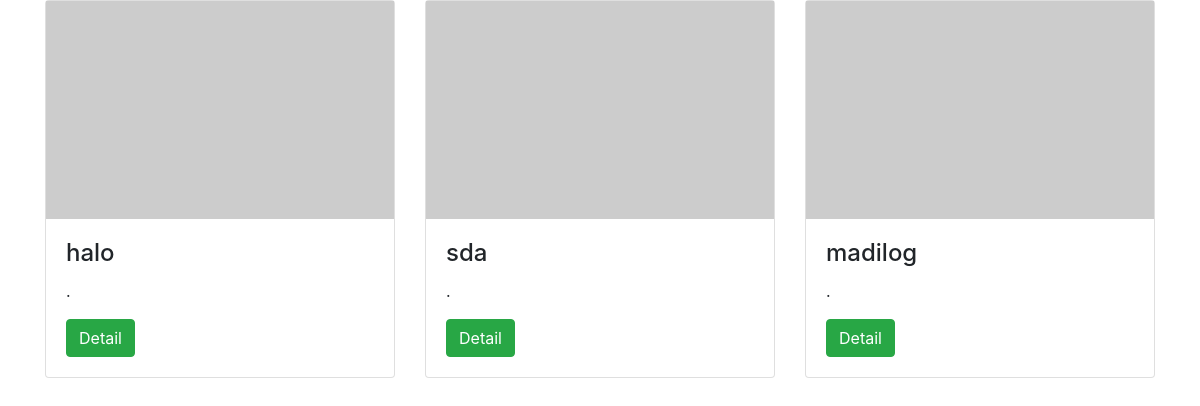
Screenshot of /admin/buku/buku.php with the database file from the repository.
### tables this page shows
CREATE TABLE `tbl_buku` (
  `id_buku` int(11) NOT NULL,
  `judul` varchar(50) NOT NULL,
  `pengarang` varchar(50) NOT NULL,
  `penerbit` varchar(50) NOT NULL,
  `tahun` varchar(50) NOT NULL,
  `isbn` varchar(10) NOT NULL,
  `lokasi` varchar(50) NOT NULL,
  `jumlah` int(11) NOT NULL
);

### admin/buku/buku.php (the view, shortened to what this page needs)
<!DOCTYPE html>
<html lang="en">
<head>
</head>
<body>
<link href="../../assets/vendors/bootstrap/css/bootstrap.min.css" rel="stylesheet" id="bootstrap-css">
<div class="container">
    <div id="products" class="row view-group">
                <?php include '../core/init.php';
                    $query = $koneksi->query("SELECT * FROM tbl_buku LIMIT 6");
                    while ($data = mysqli_fetch_object($query)) {
                ?>
                <div class="item col-xs-4 col-lg-4">
                    <div class="thumbnail card">
                        <div class="img-event">
                            <img class="group list-group-image img-fluid" src="http://placehold.it/400x250/000/fff" alt="" />
                        </div>
                        <div class="caption card-body">
                            <h4 class="group card-title inner list-group-item-heading">
                                <?= $data->judul; ?></h4>
                            <p class="group inner list-group-item-text">
                                <?php echo  substr($data->sinopsis,0,100) ?> .</p>
                            <div class="row">
                                <div class="col-xs-12 col-md-6 ">
                                    <a class="btn btn-success" href="http://www.jquery2dotnet.com">Detail</a>
                                </div>
                            </div>
                        </div>
                    </div>
                </div>
            <?php } ?>
            </div>
</div>
</body>
</html>

### rows the page displays
tbl_buku: judul "halo"
tbl_buku: judul "sda"
tbl_buku: judul "madilog"
